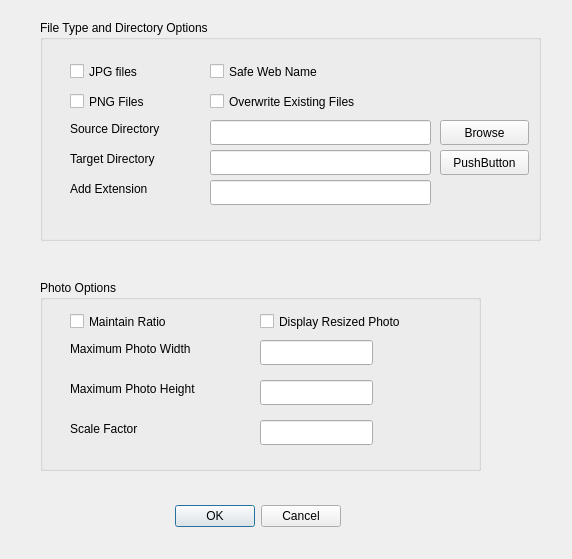
<?xml version="1.0" encoding="UTF-8"?>
<ui version="4.0">
 <class>Options</class>
 <widget class="QDialog" name="Options">
  <property name="geometry">
   <rect>
    <x>0</x>
    <y>0</y>
    <width>572</width>
    <height>559</height>
   </rect>
  </property>
  <property name="windowTitle">
   <string>Dialog</string>
  </property>
  <widget class="QDialogButtonBox" name="buttonBox">
   <property name="geometry">
    <rect>
     <x>0</x>
     <y>500</y>
     <width>341</width>
     <height>32</height>
    </rect>
   </property>
   <property name="orientation">
    <enum>Qt::Horizontal</enum>
   </property>
   <property name="standardButtons">
    <set>QDialogButtonBox::Cancel|QDialogButtonBox::Ok</set>
   </property>
  </widget>
  <widget class="QGroupBox" name="FileAndDirectoryGroupBox">
   <property name="geometry">
    <rect>
     <x>40</x>
     <y>20</y>
     <width>501</width>
     <height>221</height>
    </rect>
   </property>
   <property name="title">
    <string>File Type and Directory Options</string>
   </property>
   <widget class="QCheckBox" name="JPGFileTypeCheckBox">
    <property name="geometry">
     <rect>
      <x>30</x>
      <y>40</y>
      <width>92</width>
      <height>23</height>
     </rect>
    </property>
    <property name="text">
     <string>JPG files</string>
    </property>
   </widget>
   <widget class="QCheckBox" name="PNGFileTypecheckBox">
    <property name="geometry">
     <rect>
      <x>30</x>
      <y>70</y>
      <width>92</width>
      <height>23</height>
     </rect>
    </property>
    <property name="text">
     <string>PNG Files</string>
    </property>
   </widget>
   <widget class="QCheckBox" name="fixFileNameCheckBox">
    <property name="geometry">
     <rect>
      <x>170</x>
      <y>40</y>
      <width>141</width>
      <height>23</height>
     </rect>
    </property>
    <property name="text">
     <string>Safe Web Name</string>
    </property>
   </widget>
   <widget class="QCheckBox" name="overwriteCheckBox">
    <property name="geometry">
     <rect>
      <x>170</x>
      <y>70</y>
      <width>190</width>
      <height>23</height>
     </rect>
    </property>
    <property name="text">
     <string>Overwrite Existing Files</string>
    </property>
   </widget>
   <widget class="QLabel" name="sourceDirectoryLabel">
    <property name="geometry">
     <rect>
      <x>30</x>
      <y>100</y>
      <width>120</width>
      <height>17</height>
     </rect>
    </property>
    <property name="text">
     <string>Source Directory</string>
    </property>
   </widget>
   <widget class="QLineEdit" name="sourceDirectoryLineEdit">
    <property name="geometry">
     <rect>
      <x>170</x>
      <y>100</y>
      <width>221</width>
      <height>25</height>
     </rect>
    </property>
   </widget>
   <widget class="QLineEdit" name="targetDirectoryLineEdit">
    <property name="geometry">
     <rect>
      <x>170</x>
      <y>130</y>
      <width>221</width>
      <height>25</height>
     </rect>
    </property>
   </widget>
   <widget class="QLabel" name="targetDirectoryLabel">
    <property name="geometry">
     <rect>
      <x>30</x>
      <y>130</y>
      <width>120</width>
      <height>17</height>
     </rect>
    </property>
    <property name="text">
     <string>Target Directory</string>
    </property>
   </widget>
   <widget class="QLineEdit" name="addExtensionLineEdit">
    <property name="geometry">
     <rect>
      <x>170</x>
      <y>160</y>
      <width>221</width>
      <height>25</height>
     </rect>
    </property>
   </widget>
   <widget class="QLabel" name="addExtentionLabel">
    <property name="geometry">
     <rect>
      <x>30</x>
      <y>160</y>
      <width>120</width>
      <height>17</height>
     </rect>
    </property>
    <property name="text">
     <string>Add Extension</string>
    </property>
   </widget>
   <widget class="QPushButton" name="sourceDirBrowsePushButton">
    <property name="geometry">
     <rect>
      <x>400</x>
      <y>100</y>
      <width>89</width>
      <height>25</height>
     </rect>
    </property>
    <property name="text">
     <string>Browse</string>
    </property>
   </widget>
   <widget class="QPushButton" name="targetDirectoryBrowsePushButton">
    <property name="geometry">
     <rect>
      <x>400</x>
      <y>130</y>
      <width>89</width>
      <height>25</height>
     </rect>
    </property>
    <property name="text">
     <string>PushButton</string>
    </property>
   </widget>
  </widget>
  <widget class="QGroupBox" name="photoOptionsBox">
   <property name="geometry">
    <rect>
     <x>40</x>
     <y>280</y>
     <width>441</width>
     <height>191</height>
    </rect>
   </property>
   <property name="title">
    <string>Photo Options</string>
   </property>
   <widget class="QCheckBox" name="maintainRatioCheckBox">
    <property name="geometry">
     <rect>
      <x>30</x>
      <y>30</y>
      <width>131</width>
      <height>23</height>
     </rect>
    </property>
    <property name="text">
     <string>Maintain Ratio</string>
    </property>
   </widget>
   <widget class="QCheckBox" name="displayResizedCheckBox">
    <property name="geometry">
     <rect>
      <x>220</x>
      <y>30</y>
      <width>181</width>
      <height>23</height>
     </rect>
    </property>
    <property name="text">
     <string>Display Resized Photo</string>
    </property>
   </widget>
   <widget class="QLabel" name="MaxWidthLabel">
    <property name="geometry">
     <rect>
      <x>30</x>
      <y>60</y>
      <width>161</width>
      <height>17</height>
     </rect>
    </property>
    <property name="text">
     <string>Maximum Photo Width</string>
    </property>
   </widget>
   <widget class="QLineEdit" name="maxWidthLineEdit">
    <property name="geometry">
     <rect>
      <x>220</x>
      <y>60</y>
      <width>113</width>
      <height>25</height>
     </rect>
    </property>
   </widget>
   <widget class="QLineEdit" name="maxHeightLineEdit">
    <property name="geometry">
     <rect>
      <x>220</x>
      <y>100</y>
      <width>113</width>
      <height>25</height>
     </rect>
    </property>
   </widget>
   <widget class="QLabel" name="maxHeightLabel">
    <property name="geometry">
     <rect>
      <x>30</x>
      <y>100</y>
      <width>161</width>
      <height>17</height>
     </rect>
    </property>
    <property name="text">
     <string>Maximum Photo Height</string>
    </property>
   </widget>
   <widget class="QLineEdit" name="scaleFactorLineEdit">
    <property name="geometry">
     <rect>
      <x>220</x>
      <y>140</y>
      <width>113</width>
      <height>25</height>
     </rect>
    </property>
   </widget>
   <widget class="QLabel" name="scaleFactorLabel">
    <property name="geometry">
     <rect>
      <x>30</x>
      <y>140</y>
      <width>161</width>
      <height>17</height>
     </rect>
    </property>
    <property name="text">
     <string>Scale Factor</string>
    </property>
   </widget>
  </widget>
 </widget>
 <resources/>
 <connections>
  <connection>
   <sender>buttonBox</sender>
   <signal>accepted()</signal>
   <receiver>Options</receiver>
   <slot>accept()</slot>
   <hints>
    <hint type="sourcelabel">
     <x>248</x>
     <y>254</y>
    </hint>
    <hint type="destinationlabel">
     <x>157</x>
     <y>274</y>
    </hint>
   </hints>
  </connection>
  <connection>
   <sender>buttonBox</sender>
   <signal>rejected()</signal>
   <receiver>Options</receiver>
   <slot>reject()</slot>
   <hints>
    <hint type="sourcelabel">
     <x>316</x>
     <y>260</y>
    </hint>
    <hint type="destinationlabel">
     <x>286</x>
     <y>274</y>
    </hint>
   </hints>
  </connection>
 </connections>
</ui>
